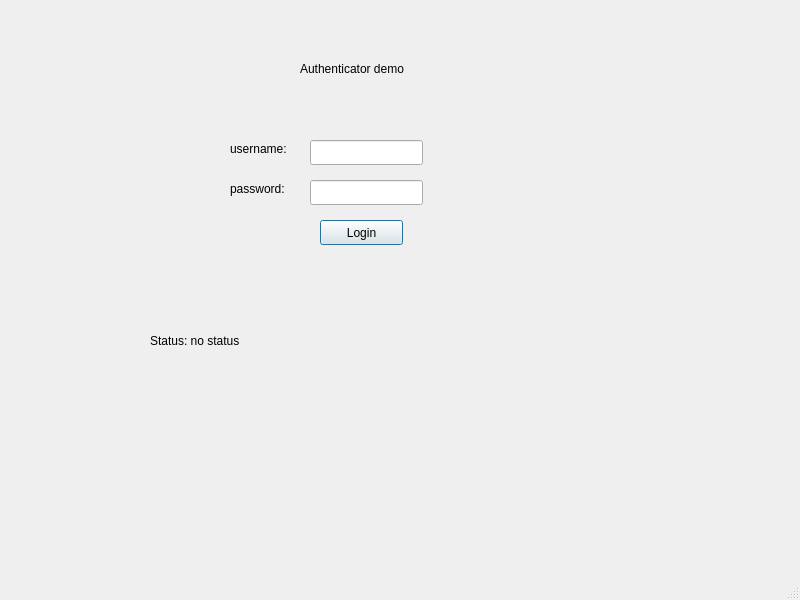
<?xml version="1.0" encoding="UTF-8"?>
<ui version="4.0">
 <class>MainWindow</class>
 <widget class="QMainWindow" name="MainWindow">
  <property name="geometry">
   <rect>
    <x>0</x>
    <y>0</y>
    <width>800</width>
    <height>600</height>
   </rect>
  </property>
  <property name="windowTitle">
   <string>MainWindow</string>
  </property>
  <widget class="QWidget" name="centralwidget">
   <widget class="QLineEdit" name="usernameField">
    <property name="geometry">
     <rect>
      <x>310</x>
      <y>140</y>
      <width>113</width>
      <height>25</height>
     </rect>
    </property>
    <property name="text">
     <string/>
    </property>
   </widget>
   <widget class="QLineEdit" name="passwordField">
    <property name="geometry">
     <rect>
      <x>310</x>
      <y>180</y>
      <width>113</width>
      <height>25</height>
     </rect>
    </property>
    <property name="contextMenuPolicy">
     <enum>Qt::DefaultContextMenu</enum>
    </property>
    <property name="text">
     <string/>
    </property>
    <property name="echoMode">
     <enum>QLineEdit::Password</enum>
    </property>
   </widget>
   <widget class="QPushButton" name="loginButton">
    <property name="geometry">
     <rect>
      <x>320</x>
      <y>220</y>
      <width>83</width>
      <height>25</height>
     </rect>
    </property>
    <property name="text">
     <string>Login</string>
    </property>
    <property name="autoDefault">
     <bool>false</bool>
    </property>
    <property name="default">
     <bool>true</bool>
    </property>
    <property name="flat">
     <bool>false</bool>
    </property>
   </widget>
   <widget class="QLabel" name="label">
    <property name="geometry">
     <rect>
      <x>230</x>
      <y>140</y>
      <width>71</width>
      <height>17</height>
     </rect>
    </property>
    <property name="text">
     <string>username:</string>
    </property>
   </widget>
   <widget class="QLabel" name="label_2">
    <property name="geometry">
     <rect>
      <x>230</x>
      <y>180</y>
      <width>71</width>
      <height>17</height>
     </rect>
    </property>
    <property name="text">
     <string>password:</string>
    </property>
   </widget>
   <widget class="QLabel" name="label_3">
    <property name="geometry">
     <rect>
      <x>300</x>
      <y>60</y>
      <width>171</width>
      <height>17</height>
     </rect>
    </property>
    <property name="text">
     <string>Authenticator demo</string>
    </property>
   </widget>
   <widget class="QLabel" name="statusLabel">
    <property name="geometry">
     <rect>
      <x>150</x>
      <y>300</y>
      <width>421</width>
      <height>81</height>
     </rect>
    </property>
    <property name="text">
     <string>Status: no status</string>
    </property>
   </widget>
  </widget>
  <widget class="QMenuBar" name="menubar">
   <property name="geometry">
    <rect>
     <x>0</x>
     <y>0</y>
     <width>800</width>
     <height>22</height>
    </rect>
   </property>
  </widget>
  <widget class="QStatusBar" name="statusbar"/>
 </widget>
 <resources/>
 <connections/>
</ui>
